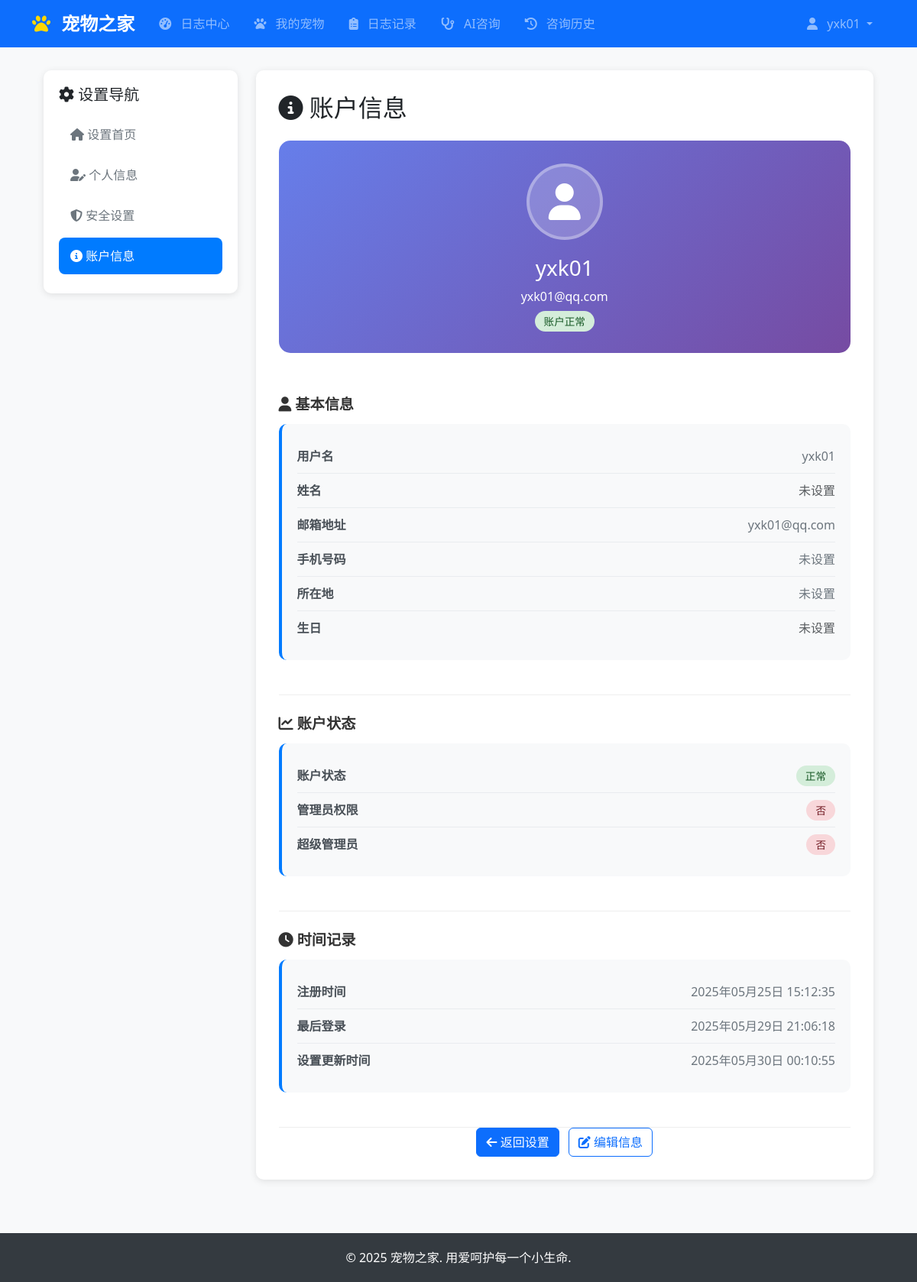
The page /accounts/settings/account-info/ (signed in) on the database as committed earlier.
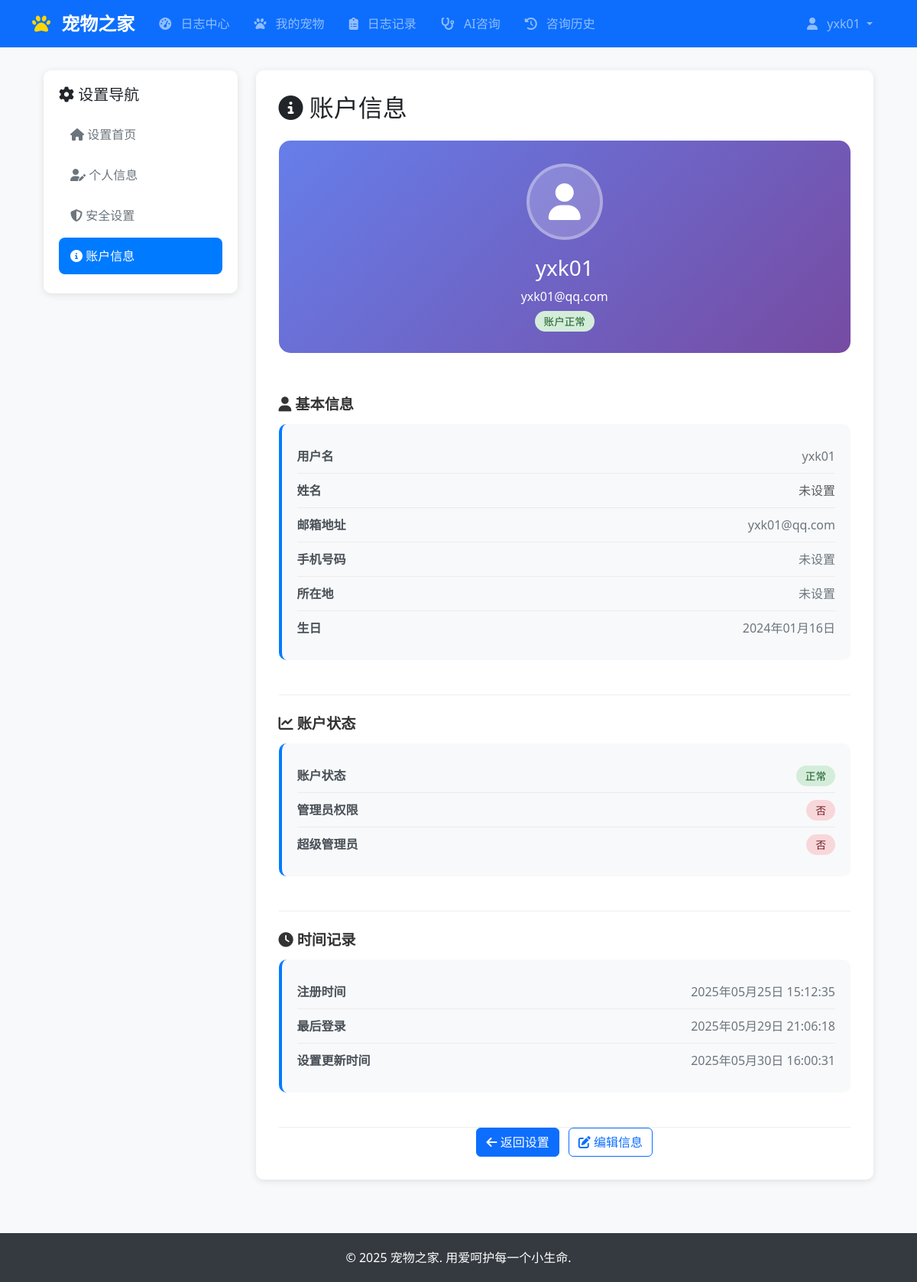
The same page on the database as committed later.
### accounts/models.py (models this page shows, shortened)
class CustomUser(AbstractUser):
    phone = models.CharField(max_length=15, blank=True, verbose_name='手机号码')
    profile_picture = models.ImageField(upload_to='profile_pics/', blank=True, verbose_name='头像')
    bio = models.TextField(max_length=500, blank=True, verbose_name='个人简介')
    birth_date = models.DateField(null=True, blank=True, verbose_name='生日')
    location = models.CharField(max_length=100, blank=True, verbose_name='所在地')
    settings_updated_at = models.DateTimeField(auto_now=True, verbose_name='设置更新时间')
    class Meta:
        verbose_name = '用户'
        verbose_name_plural = '用户'

### accounts/views.py (the view)
# urls.py: path('settings/account-info/', views.account_info_view, name='account_info'),
@login_required
def account_info_view(request):
    context = {
        'user': request.user,
        'account_created': request.user.date_joined,
        'last_login': request.user.last_login,
        'settings_updated': request.user.settings_updated_at,
    }
    return render(request, 'accounts/account_info.html', context)

### accounts/templates/accounts/account_info.html (shortened to what the changed rows need)
{% extends 'base.html' %}
{% load static %}
{% block content %}
<div class="settings-container">
    <div class="row">
        <div class="col-lg-9 col-md-8">
            <div class="settings-content">
                <h2 class="mb-4"><i class="fas fa-info-circle"></i> 账户信息</h2>
                <div class="profile-summary">
                    {% if user.profile_picture %}
                        <img src="{{ user.profile_picture.url }}" alt="头像" class="profile-avatar">
                    {% else %}
                        <div class="no-avatar">
                            <i class="fas fa-user fa-3x"></i>
                        </div>
                    {% endif %}
                    <h3>{{ user.get_full_name|default:user.username }}</h3>
                    <p class="mb-2">{{ user.email }}</p>
                    <span class="status-badge {% if user.is_active %}status-active{% else %}status-inactive{% endif %}">
                        {% if user.is_active %}账户正常{% else %}账户已停用{% endif %}
                    </span>
                </div>
                <div class="info-section">
                    <div class="info-card">
                        <div class="info-row">
                            <span class="info-label">用户名</span>
                            <span class="info-value">{{ user.username }}</span>
                        </div>
                        <div class="info-row">
                            <span class="info-label">邮箱地址</span>
                            <span class="info-value">{{ user.email|default:"未设置" }}</span>
                        </div>
                        <div class="info-row">
                            <span class="info-label">手机号码</span>
                            <span class="info-value">{{ user.phone|default:"未设置" }}</span>
                        </div>
                        <div class="info-row">
                            <span class="info-label">所在地</span>
                            <span class="info-value">{{ user.location|default:"未设置" }}</span>
                        </div>
                        <div class="info-row">
                            <span class="info-label">生日</span>
                            <span class="info-value">
                                {% if user.birth_date %}
                                    {{ user.birth_date|date:"Y年m月d日" }}
                                {% else %}
                                    <span class="text-muted">未设置</span>
                                {% endif %}
                            </span>
                        </div>
                    </div>
                </div>
                <div class="info-section">
                    <div class="info-card">
                        <div class="info-row">
                            <span class="info-label">注册时间</span>
                            <span class="info-value">{{ account_created|date:"Y年m月d日 H:i:s" }}</span>
                        </div>
                        <div class="info-row">
                            <span class="info-label">最后登录</span>
                            <span class="info-value">
                                {% if last_login %}
                                    {{ last_login|date:"Y年m月d日 H:i:s" }}
                                {% else %}
                                    <span class="text-muted">从未登录</span>
                                {% endif %}
                            </span>
                        </div>
                        <div class="info-row">
                            <span class="info-label">设置更新时间</span>
                            <span class="info-value">
                                {% if settings_updated %}
                                    {{ settings_updated|date:"Y年m月d日 H:i:s" }}
                                {% else %}
                                    <span class="text-muted">从未更新</span>
                                {% endif %}
                            </span>
                        </div>
                    </div>
                </div>
            </div>
        </div>
    </div>
</div>
{% endblock %}

### templates/base.html (shortened to what this page needs)
<!DOCTYPE html>
<html lang="zh-CN">
<head>
    <link href="https://cdn.jsdelivr.net/npm/bootstrap@5.3.0/dist/css/bootstrap.min.css" rel="stylesheet">
    <link rel="stylesheet" href="https://cdnjs.cloudflare.com/ajax/libs/font-awesome/6.4.0/css/all.min.css">
</head>
<body>
    <nav class="navbar navbar-expand-lg navbar-dark bg-primary">
        <div class="container">
            <a class="navbar-brand" href="{% url 'home' %}">
                <i class="fas fa-paw"></i> 宠物之家
            </a>
                        <div class="collapse navbar-collapse" id="navbarNav">
                <ul class="navbar-nav me-auto">{% if user.is_authenticated %}
                        <li class="nav-item">
                            <a class="nav-link" href="{% url 'logs:logs_center' %}">
                                <i class="fas fa-tachometer-alt"></i> 日志中心
                            </a>
                        </li>
                        <li class="nav-item">
                            <a class="nav-link" href="{% url 'pets:pet_list' %}">
                                <i class="fas fa-paw"></i> 我的宠物
                            </a>
                        </li>
                        <li class="nav-item">
                            <a class="nav-link" href="{% url 'logs:log_list' %}">
                                <i class="fas fa-clipboard-list"></i> 日志记录
                            </a>
                        </li>                        <li class="nav-item">
                            <a class="nav-link" href="{% url 'accounts:dashboard' %}">
                                <i class="fas fa-stethoscope"></i> AI咨询
                            </a>
                        </li>
                        <li class="nav-item">
                            <a class="nav-link" href="{% url 'consultations:consultation_history' %}">
                                <i class="fas fa-history"></i> 咨询历史
                            </a>
                        </li>{% endif %}
                </ul>
                <ul class="navbar-nav">
                    {% if user.is_authenticated %}
                        <li class="nav-item dropdown">
                            <a class="nav-link dropdown-toggle" href="#" role="button" data-bs-toggle="dropdown" aria-expanded="false">
                                <i class="fas fa-user"></i> {{ user.username }}
                            </a>
                        </li>
                    {% endif %}
                </ul>
            </div>
        </div>
    </nav>
    <main class="container mt-4">
        {% block content %}{% endblock %}
    </main>
    <footer class="footer">
        <div class="container text-center">
            <p class="mb-0">&copy; 2025 宠物之家. 用爱呵护每一个小生命.</p>
        </div>
    </footer>
</body>
</html>

Rows that differ between the two databases and show on the page:
changed CustomUser "yxk01": birth_date (not shown) → "2024年01月16日"; settings_updated_at "2025年05月30日 00:10:55" → "2025年05月30日 16:00:31"
Other text that changed with them:
text no longer shown: "未设置"
